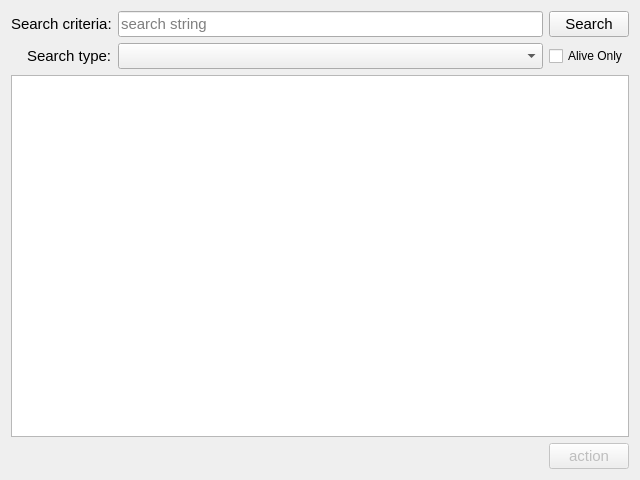
<?xml version="1.0" encoding="UTF-8"?>
<ui version="4.0">
 <class>SearchNodeResult</class>
 <widget class="QWidget" name="SearchNodeResult">
  <property name="geometry">
   <rect>
    <x>0</x>
    <y>0</y>
    <width>640</width>
    <height>480</height>
   </rect>
  </property>
  <property name="minimumSize">
   <size>
    <width>640</width>
    <height>480</height>
   </size>
  </property>
  <property name="baseSize">
   <size>
    <width>640</width>
    <height>480</height>
   </size>
  </property>
  <property name="windowTitle">
   <string>Form</string>
  </property>
  <layout class="QVBoxLayout" name="verticalLayout">
   <item>
    <layout class="QVBoxLayout" name="verticalLayout_2">
     <item>
      <layout class="QGridLayout" name="gridLayout">
       <item row="0" column="1" alignment="Qt::AlignRight">
        <widget class="QLabel" name="label_2">
         <property name="font">
          <font>
           <pointsize>11</pointsize>
          </font>
         </property>
         <property name="text">
          <string>Search criteria:</string>
         </property>
        </widget>
       </item>
       <item row="1" column="1" alignment="Qt::AlignRight">
        <widget class="QLabel" name="label">
         <property name="sizePolicy">
          <sizepolicy hsizetype="Preferred" vsizetype="Preferred">
           <horstretch>0</horstretch>
           <verstretch>0</verstretch>
          </sizepolicy>
         </property>
         <property name="font">
          <font>
           <pointsize>11</pointsize>
          </font>
         </property>
         <property name="text">
          <string>Search type:</string>
         </property>
        </widget>
       </item>
       <item row="0" column="3">
        <widget class="QLineEdit" name="lineEditSearchCriteria">
         <property name="font">
          <font>
           <pointsize>11</pointsize>
          </font>
         </property>
         <property name="placeholderText">
          <string>search string</string>
         </property>
        </widget>
       </item>
       <item row="0" column="4">
        <widget class="QPushButton" name="pushButtonStartSearch">
         <property name="font">
          <font>
           <pointsize>11</pointsize>
          </font>
         </property>
         <property name="text">
          <string>Search</string>
         </property>
         <property name="default">
          <bool>false</bool>
         </property>
        </widget>
       </item>
       <item row="1" column="3">
        <widget class="QComboBox" name="comboBoxSearchType">
         <property name="sizePolicy">
          <sizepolicy hsizetype="Minimum" vsizetype="Fixed">
           <horstretch>0</horstretch>
           <verstretch>0</verstretch>
          </sizepolicy>
         </property>
         <property name="font">
          <font>
           <pointsize>11</pointsize>
          </font>
         </property>
        </widget>
       </item>
       <item row="1" column="4">
        <widget class="QCheckBox" name="checkBoxAliveOnly">
         <property name="text">
          <string>Alive Only</string>
         </property>
        </widget>
       </item>
      </layout>
     </item>
     <item>
      <widget class="QTableView" name="tableViewResult">
       <property name="font">
        <font>
         <pointsize>11</pointsize>
        </font>
       </property>
       <property name="dragEnabled">
        <bool>true</bool>
       </property>
       <property name="dragDropMode">
        <enum>QAbstractItemView::DragOnly</enum>
       </property>
       <property name="wordWrap">
        <bool>true</bool>
       </property>
       <attribute name="horizontalHeaderMinimumSectionSize">
        <number>20</number>
       </attribute>
       <attribute name="verticalHeaderVisible">
        <bool>false</bool>
       </attribute>
       <attribute name="verticalHeaderDefaultSectionSize">
        <number>20</number>
       </attribute>
       <attribute name="verticalHeaderHighlightSections">
        <bool>false</bool>
       </attribute>
       <attribute name="verticalHeaderMinimumSectionSize">
        <number>20</number>
       </attribute>
      </widget>
     </item>
     <item>
      <layout class="QHBoxLayout" name="horizontalLayout_2">
       <property name="spacing">
        <number>4</number>
       </property>
       <item>
        <spacer name="horizontalSpacer_2">
         <property name="orientation">
          <enum>Qt::Horizontal</enum>
         </property>
         <property name="sizeHint" stdset="0">
          <size>
           <width>40</width>
           <height>20</height>
          </size>
         </property>
        </spacer>
       </item>
       <item>
        <widget class="QPushButton" name="pushButtonActionOnSelected">
         <property name="enabled">
          <bool>false</bool>
         </property>
         <property name="font">
          <font>
           <pointsize>11</pointsize>
          </font>
         </property>
         <property name="text">
          <string>action</string>
         </property>
        </widget>
       </item>
      </layout>
     </item>
    </layout>
   </item>
  </layout>
 </widget>
 <tabstops>
  <tabstop>lineEditSearchCriteria</tabstop>
  <tabstop>pushButtonStartSearch</tabstop>
  <tabstop>comboBoxSearchType</tabstop>
  <tabstop>tableViewResult</tabstop>
  <tabstop>pushButtonActionOnSelected</tabstop>
 </tabstops>
 <resources/>
 <connections/>
</ui>
